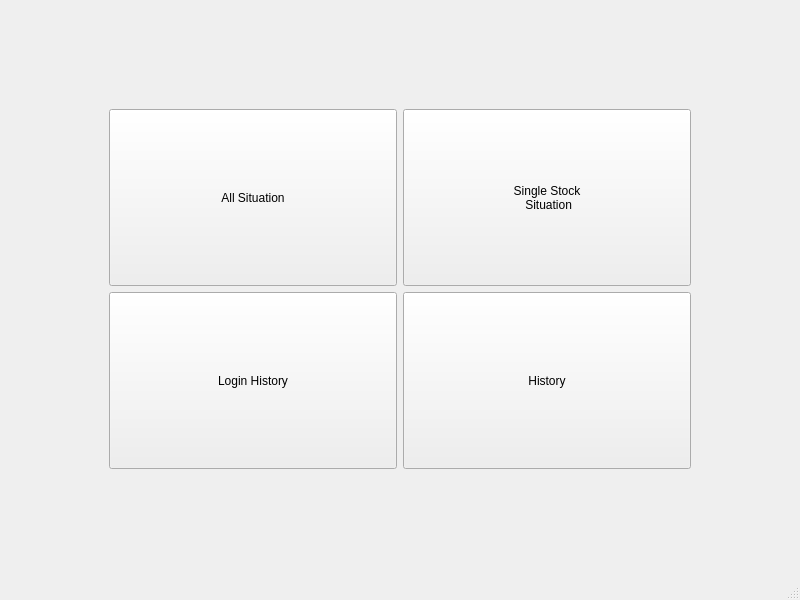
<?xml version="1.0" encoding="UTF-8"?>
<ui version="4.0">
 <class>MainWindow</class>
 <widget class="QMainWindow" name="MainWindow">
  <property name="geometry">
   <rect>
    <x>0</x>
    <y>0</y>
    <width>800</width>
    <height>600</height>
   </rect>
  </property>
  <property name="windowTitle">
   <string>MainWindow</string>
  </property>
  <widget class="QWidget" name="centralwidget">
   <layout class="QVBoxLayout" name="verticalLayout_2">
    <item>
     <layout class="QVBoxLayout" name="verticalLayout">
      <item>
       <layout class="QGridLayout" name="gridLayout">
        <property name="leftMargin">
         <number>100</number>
        </property>
        <property name="topMargin">
         <number>100</number>
        </property>
        <property name="rightMargin">
         <number>100</number>
        </property>
        <property name="bottomMargin">
         <number>100</number>
        </property>
        <item row="0" column="0">
         <widget class="QPushButton" name="btn_all">
          <property name="sizePolicy">
           <sizepolicy hsizetype="Expanding" vsizetype="Expanding">
            <horstretch>0</horstretch>
            <verstretch>0</verstretch>
           </sizepolicy>
          </property>
          <property name="styleSheet">
           <string notr="true"/>
          </property>
          <property name="text">
           <string>All Situation</string>
          </property>
         </widget>
        </item>
        <item row="0" column="1">
         <widget class="QPushButton" name="btn_single">
          <property name="sizePolicy">
           <sizepolicy hsizetype="Expanding" vsizetype="Expanding">
            <horstretch>0</horstretch>
            <verstretch>0</verstretch>
           </sizepolicy>
          </property>
          <property name="text">
           <string>Single Stock
 Situation</string>
          </property>
         </widget>
        </item>
        <item row="1" column="0">
         <widget class="QPushButton" name="btn_lh">
          <property name="sizePolicy">
           <sizepolicy hsizetype="Expanding" vsizetype="Expanding">
            <horstretch>0</horstretch>
            <verstretch>0</verstretch>
           </sizepolicy>
          </property>
          <property name="text">
           <string>Login History</string>
          </property>
         </widget>
        </item>
        <item row="1" column="1">
         <widget class="QPushButton" name="btn_h">
          <property name="sizePolicy">
           <sizepolicy hsizetype="Expanding" vsizetype="Expanding">
            <horstretch>0</horstretch>
            <verstretch>0</verstretch>
           </sizepolicy>
          </property>
          <property name="text">
           <string>History</string>
          </property>
         </widget>
        </item>
       </layout>
      </item>
     </layout>
    </item>
   </layout>
  </widget>
  <widget class="QStatusBar" name="statusBar"/>
 </widget>
 <resources/>
 <connections/>
</ui>
